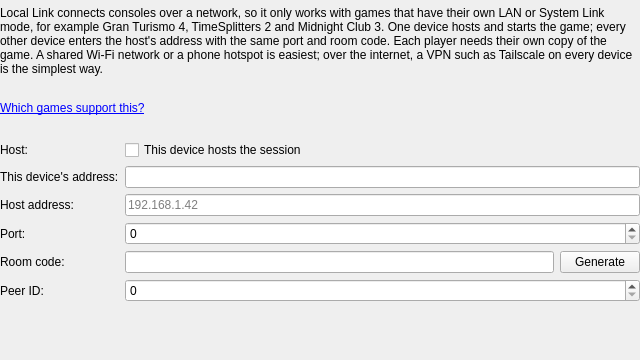
<?xml version="1.0" encoding="UTF-8"?>
<ui version="4.0">
 <class>DEV9LocalLinkWidget</class>
 <widget class="QWidget" name="DEV9LocalLinkWidget">
  <property name="geometry">
   <rect>
    <x>0</x>
    <y>0</y>
    <width>640</width>
    <height>360</height>
   </rect>
  </property>
  <layout class="QVBoxLayout" name="verticalLayout">
   <property name="leftMargin">
    <number>0</number>
   </property>
   <property name="topMargin">
    <number>6</number>
   </property>
   <property name="rightMargin">
    <number>0</number>
   </property>
   <property name="bottomMargin">
    <number>0</number>
   </property>
   <item>
    <widget class="QLabel" name="localLinkHelp">
     <property name="text">
      <string>Local Link connects consoles over a network, so it only works with games that have their own LAN or System Link mode, for example Gran Turismo 4, TimeSplitters 2 and Midnight Club 3. One device hosts and starts the game; every other device enters the host's address with the same port and room code. Each player needs their own copy of the game. A shared Wi-Fi network or a phone hotspot is easiest; over the internet, a VPN such as Tailscale on every device is the simplest way.</string>
     </property>
     <property name="wordWrap">
      <bool>true</bool>
     </property>
    </widget>
   </item>
   <item>
    <widget class="QLabel" name="localLinkGamesLink">
     <property name="text">
      <string>&lt;a href=&quot;https://en.wikipedia.org/wiki/List_of_PlayStation_2_online_games#LAN_Games&quot;&gt;Which games support this?&lt;/a&gt;</string>
     </property>
     <property name="openExternalLinks">
      <bool>true</bool>
     </property>
    </widget>
   </item>
   <item>
    <layout class="QFormLayout" name="localLinkForm">
     <item row="0" column="0">
      <widget class="QLabel" name="localLinkHostLabel">
       <property name="text">
        <string>Host:</string>
       </property>
       <property name="buddy">
        <cstring>localLinkHost</cstring>
       </property>
      </widget>
     </item>
     <item row="0" column="1">
      <widget class="QCheckBox" name="localLinkHost">
       <property name="text">
        <string>This device hosts the session</string>
       </property>
      </widget>
     </item>
     <item row="1" column="0">
      <widget class="QLabel" name="localLinkLocalAddressLabel">
       <property name="text">
        <string>This device's address:</string>
       </property>
       <property name="buddy">
        <cstring>localLinkLocalAddress</cstring>
       </property>
      </widget>
     </item>
     <item row="1" column="1">
      <widget class="QLineEdit" name="localLinkLocalAddress">
       <property name="readOnly">
        <bool>true</bool>
       </property>
      </widget>
     </item>
     <item row="2" column="0">
      <widget class="QLabel" name="localLinkAddressLabel">
       <property name="text">
        <string>Host address:</string>
       </property>
       <property name="buddy">
        <cstring>localLinkAddress</cstring>
       </property>
      </widget>
     </item>
     <item row="2" column="1">
      <widget class="QLineEdit" name="localLinkAddress">
       <property name="placeholderText">
        <string>192.168.1.42</string>
       </property>
      </widget>
     </item>
     <item row="3" column="0">
      <widget class="QLabel" name="localLinkPortLabel">
       <property name="text">
        <string>Port:</string>
       </property>
       <property name="buddy">
        <cstring>localLinkPort</cstring>
       </property>
      </widget>
     </item>
     <item row="3" column="1">
      <widget class="QSpinBox" name="localLinkPort">
       <property name="keyboardTracking">
        <bool>false</bool>
       </property>
      </widget>
     </item>
     <item row="4" column="0">
      <widget class="QLabel" name="localLinkRoomCodeLabel">
       <property name="text">
        <string>Room code:</string>
       </property>
       <property name="buddy">
        <cstring>localLinkRoomCode</cstring>
       </property>
      </widget>
     </item>
     <item row="4" column="1">
      <layout class="QHBoxLayout" name="localLinkRoomCodeLayout">
       <item>
        <widget class="QLineEdit" name="localLinkRoomCode"/>
       </item>
       <item>
        <widget class="QPushButton" name="localLinkGenerate">
         <property name="text">
          <string>Generate</string>
         </property>
        </widget>
       </item>
      </layout>
     </item>
     <item row="5" column="0">
      <widget class="QLabel" name="localLinkPeerIdLabel">
       <property name="text">
        <string>Peer ID:</string>
       </property>
       <property name="buddy">
        <cstring>localLinkPeerId</cstring>
       </property>
      </widget>
     </item>
     <item row="5" column="1">
      <widget class="QSpinBox" name="localLinkPeerId">
       <property name="keyboardTracking">
        <bool>false</bool>
       </property>
      </widget>
     </item>
    </layout>
   </item>
   <item>
    <widget class="QLabel" name="localLinkProblem">
     <property name="visible">
      <bool>false</bool>
     </property>
     <property name="wordWrap">
      <bool>true</bool>
     </property>
    </widget>
   </item>
  </layout>
 </widget>
 <resources/>
 <connections/>
</ui>
